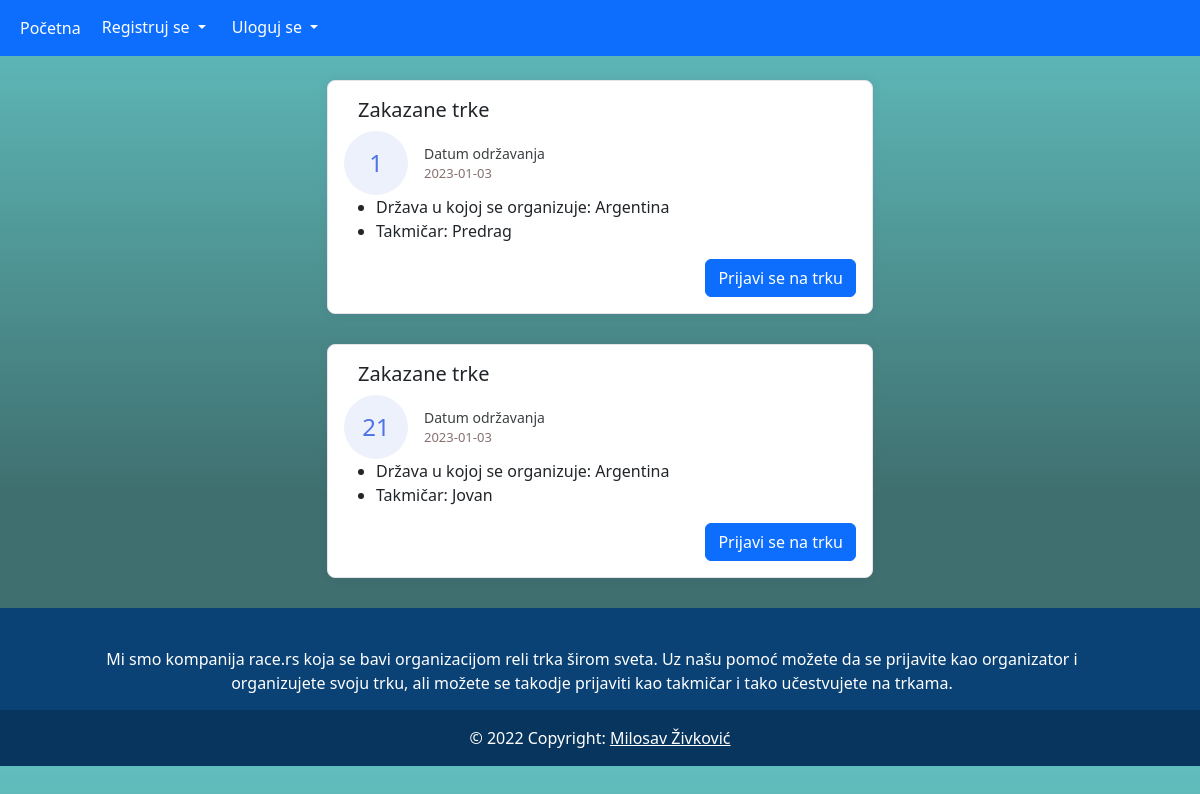
Page /pages/prijavaNaTrku.php?id=1 on the committed database.
### tables this page shows
CREATE TABLE `prijave` (
  `idPrijave` int(6) UNSIGNED NOT NULL,
  `drzava` varchar(30) DEFAULT NULL,
  `datumOdrzavanja` date DEFAULT NULL,
  `takmicar` varchar(30) DEFAULT NULL
);

### pages/prijavaNaTrku.php (the view, shortened to what this page needs)
<!DOCTYPE html>
<html lang="en">
<head>
    <link href="https://cdn.jsdelivr.net/npm/bootstrap@5.2.3/dist/css/bootstrap.min.css" rel="stylesheet">
    <link rel="stylesheet" href="../css/style.css">
</head>
<body>
    <?php include '../komponente/nav.php' ?>
    <br>
    <?php
        include '../database/konekcija.php';
        $id=$_GET["id"];
        $sql2 = "SELECT * FROM trke";
            $result = $conn->query($sql2);
            while ($row = $result->fetch_assoc()) {
                if($id==$row["idTrke"])
                {
                    $drzava=$row['drzava'];
                    $datum= $row['datum'];
                }
            }
        $sql = "SELECT * FROM prijave";
        $result = $conn->query($sql);
        while ($row = $result->fetch_assoc()) {
            if($datum==$row["datumOdrzavanja"] && $drzava==$row["drzava"])
            {
                echo '
                    <div class="container">
                        <div class="row">
                            <div class="col-lg-6">
                                <div class="card card-margin">
                                    <div class="card-header no-border">
                                        <h5 class="card-title">Zakazane trke</h5>
                                    </div>
                                    <div class="card-body pt-0">
                                        <div class="widget-49">
                                            <div class="widget-49-title-wrapper">
                                                <div class="widget-49-date-primary">
                                                    <span class="widget-49-date-day">'. $row['idPrijave'] . '</span>
                                                </div>
                                                <div class="widget-49-meeting-info">
                                                    <span class="widget-49-pro-title">Datum održavanja</span>
                                                    <span class="widget-49-meeting-time">' . $row['datumOdrzavanja'] . '</span>
                                                </div>
                                            </div>
                                            <ul class="widget-49-meeting-points">
                                                <li class="widget-49-meeting-item"><span>Država u kojoj se organizuje: ' . $row['drzava'] . '</span></li>
                                                <li class="widget-49-meeting-item"><span>Takmičar: ' . $row['takmicar'] . '</li>
                                            </ul>
                                            <div id="prijavaTrka" class="widget-49-meeting-action">
                                                <form method="post">
                                                    <input name="prijavaTrka" type="submit" class="btn btn-primary" value="Prijavi se na trku">
                                                </form>
                                            </div>
                                        </div>
                                    </div>
                                </div>
                            </div>
                        </div>
                    </div>';
            }
        }
    ?>
    <?php
        include '../komponente/footer.php';
    ?>
</body>
</html>

### css/style.css (style rules this page uses)
p,h1,h3,h5 { margin:15px; }
body { background: rgb(63,111,111); background: linear-gradient(0deg, rgba(63,111,111,1) 35%, rgba(97,190,190,1) 100%); }
.card-margin { margin-bottom: 1.875rem; }
.card { border: 0; box-shadow: 0px 0px 10px 0px rgba(82, 63, 105, 0.1); -webkit-box-shadow: 0px 0px 10px 0px rgba(82, 63, 105, 0.1); -moz-box-shadow: 0px 0px 10px 0px rgba(82, 63, 105, 0.1); -ms-box-shadow: 0px 0px 10px 0px rgba(82, 63, 105, 0.1); }
.row { justify-content: center; align-items: center; }
.card { position: relative; display: flex; flex-direction: column; min-width: 0; word-wrap: break-word; background-color: #ffffff; background-clip: border-box; border: 1px solid #e6e4e9; border-radius: 8px; }
.card .card-header.no-border { border: 0; }
.card .card-header { background: none; padding: 0 0.9375rem; font-weight: 500; display: flex; align-items: center; min-height: 50px; }
.card-header:first-child { border-radius: calc(8px - 1px) calc(8px - 1px) 0 0; }
.widget-49 .widget-49-title-wrapper { display: flex; align-items: center; }
.widget-49 .widget-49-title-wrapper .widget-49-date-primary { display: flex; align-items: center; justify-content: center; flex-direction: column; background-color: #edf1fc; width: 4rem; height: 4rem; border-radius: 50%; }
.widget-49 .widget-49-title-wrapper .widget-49-date-primary .widget-49-date-day { color: #4e73e5; font-weight: 500; font-size: 1.5rem; line-height: 1; }
.widget-49 .widget-49-title-wrapper .widget-49-date-primary { color: #4e73e5; line-height: 1; font-size: 1rem; text-transform: uppercase; }
.widget-49 .widget-49-title-wrapper .widget-49-meeting-info { display: flex; flex-direction: column; margin-left: 1rem; }
.widget-49 .widget-49-title-wrapper .widget-49-meeting-info .widget-49-pro-title { color: #3c4142; font-size: 14px; }
.widget-49 .widget-49-title-wrapper .widget-49-meeting-info .widget-49-meeting-time { color: #877070; font-size: 13px; }
.widget-49 .widget-49-meeting-action { text-align: right; }

### rows in the picture
prijave: idPrijave "1", datumOdrzavanja "2023-01-03", drzava "Argentina", takmicar "Predrag"
prijave: idPrijave "21", datumOdrzavanja "2023-01-03", drzava "Argentina", takmicar "Jovan"
